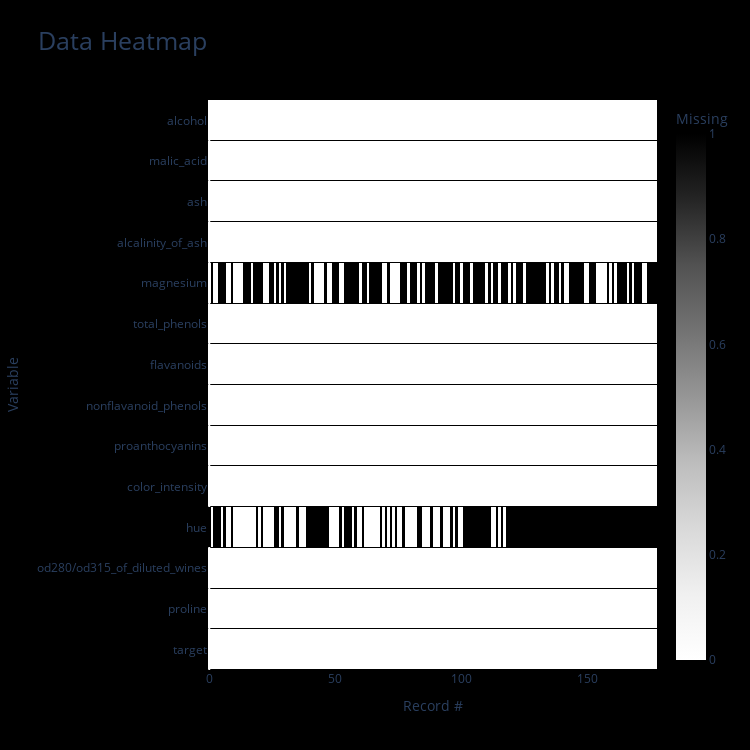

The notebook cell this image was saved under:
### Code cell
data_heatmap(df, viz_backend="plotly", missing=True)

### Figure 1 — Plotly figure (JSON) as saved in the notebook; plotly's stock layout.template omitted (floating-point values rounded to 4 significant figures; data arrays with more than 128 entries replaced by an {"elided": "..."} marker saying what was removed)
{"data": [{"colorbar": {"title": {"text": "Missing"}}, "colorscale": [[0, "rgb(255,255,255)"], [0.125, "rgb(240,240,240)"], [0.25, "rgb(217,217,217)"], [0.375, "rgb(189,189,189)"], [0.5, "rgb(150,150,150)"], [0.625, "rgb(115,115,115)"], [0.75, "rgb(82,82,82)"], [0.875, "rgb(37,37,37)"], [1, "rgb(0, 0, 0)"]], "type": "heatmap", "x": [0, 1, 2, 3, 4, 5, 6, 7, 8, 9, 10, 11, 12, 13], "y": ["target", "proline", "od280/od315_of_diluted_wines", "hue", "color_intensity", "proanthocyanins", "nonflavanoid_phenols", "flavanoids", "total_phenols", "magnesium", "alcalinity_of_ash", "ash", "malic_acid", "alcohol"], "ygap": 1, "z": {"elided": "14x178 int values"}, "zmax": 1, "zmin": 0}], "layout": {"autosize": false, "height": 750, "paper_bgcolor": "rgb(0,0,0,0)", "plot_bgcolor": "rgb(0,0,0,0)", "title": {"font": {"size": 25}, "text": "Data Heatmap"}, "width": 750, "xaxis": {"showgrid": false, "ticks": "", "title": {"text": "Record #"}}, "yaxis": {"automargin": true, "showgrid": false, "ticks": "", "title": {"text": "Variable"}}}}
